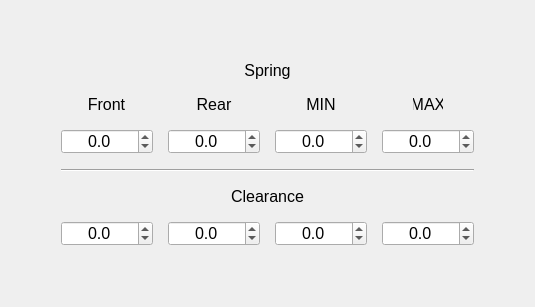
     <widget class="QWidget" name="tab_spring">
      <attribute name="title">
       <string>Spring</string>
      </attribute>
      <layout class="QGridLayout" name="gridLayout_8">
       <item row="1" column="1">
        <layout class="QGridLayout" name="gridLayout_spring">
         <property name="leftMargin">
          <number>10</number>
         </property>
         <property name="topMargin">
          <number>10</number>
         </property>
         <property name="rightMargin">
          <number>10</number>
         </property>
         <property name="bottomMargin">
          <number>10</number>
         </property>
         <property name="spacing">
          <number>15</number>
         </property>
         <item row="1" column="3" alignment="Qt::AlignHCenter">
          <widget class="QLabel" name="label_spring_max">
           <property name="minimumSize">
            <size>
             <width>20</width>
             <height>15</height>
            </size>
           </property>
           <property name="maximumSize">
            <size>
             <width>30</width>
             <height>25</height>
            </size>
           </property>
           <property name="font">
            <font>
             <pointsize>12</pointsize>
            </font>
           </property>
           <property name="text">
            <string>MAX</string>
           </property>
           <property name="alignment">
            <set>Qt::AlignCenter</set>
           </property>
          </widget>
         </item>
         <item row="1" column="2" alignment="Qt::AlignHCenter">
          <widget class="QLabel" name="label_spring_min">
           <property name="minimumSize">
            <size>
             <width>20</width>
             <height>15</height>
            </size>
           </property>
           <property name="maximumSize">
            <size>
             <width>30</width>
             <height>25</height>
            </size>
           </property>
           <property name="font">
            <font>
             <pointsize>12</pointsize>
            </font>
           </property>
           <property name="text">
            <string>MIN</string>
           </property>
           <property name="alignment">
            <set>Qt::AlignCenter</set>
           </property>
          </widget>
         </item>
         <item row="3" column="0" colspan="4">
          <widget class="Line" name="line_spring_1">
           <property name="orientation">
            <enum>Qt::Horizontal</enum>
           </property>
          </widget>
         </item>
         <item row="0" column="0" colspan="4">
          <widget class="QLabel" name="label_spring_spring">
           <property name="minimumSize">
            <size>
             <width>50</width>
             <height>15</height>
            </size>
           </property>
           <property name="maximumSize">
            <size>
             <width>16777215</width>
             <height>25</height>
            </size>
           </property>
           <property name="font">
            <font>
             <pointsize>12</pointsize>
            </font>
           </property>
           <property name="text">
            <string>Spring</string>
           </property>
           <property name="alignment">
            <set>Qt::AlignCenter</set>
           </property>
          </widget>
         </item>
         <item row="1" column="1" alignment="Qt::AlignHCenter">
          <widget class="QLabel" name="label_spring_rear">
           <property name="sizePolicy">
            <sizepolicy hsizetype="Preferred" vsizetype="Preferred">
             <horstretch>0</horstretch>
             <verstretch>0</verstretch>
            </sizepolicy>
           </property>
           <property name="minimumSize">
            <size>
             <width>30</width>
             <height>10</height>
            </size>
           </property>
           <property name="maximumSize">
            <size>
             <width>50</width>
             <height>25</height>
            </size>
           </property>
           <property name="font">
            <font>
             <pointsize>12</pointsize>
            </font>
           </property>
           <property name="text">
            <string>Rear</string>
           </property>
           <property name="alignment">
            <set>Qt::AlignCenter</set>
           </property>
          </widget>
         </item>
         <item row="4" column="0" colspan="4">
          <widget class="QLabel" name="label_spring_clearance">
           <property name="sizePolicy">
            <sizepolicy hsizetype="Preferred" vsizetype="Preferred">
             <horstretch>0</horstretch>
             <verstretch>0</verstretch>
            </sizepolicy>
           </property>
           <property name="minimumSize">
            <size>
             <width>50</width>
             <height>15</height>
            </size>
           </property>
           <property name="maximumSize">
            <size>
             <width>16777215</width>
             <height>25</height>
            </size>
           </property>
           <property name="font">
            <font>
             <pointsize>12</pointsize>
            </font>
           </property>
           <property name="text">
            <string>Clearance</string>
           </property>
           <property name="alignment">
            <set>Qt::AlignCenter</set>
           </property>
          </widget>
         </item>
         <item row="1" column="0" alignment="Qt::AlignHCenter">
          <widget class="QLabel" name="label_spring_front">
           <property name="sizePolicy">
            <sizepolicy hsizetype="Preferred" vsizetype="Preferred">
             <horstretch>0</horstretch>
             <verstretch>0</verstretch>
            </sizepolicy>
           </property>
           <property name="minimumSize">
            <size>
             <width>30</width>
             <height>10</height>
            </size>
           </property>
           <property name="maximumSize">
            <size>
             <width>50</width>
             <height>25</height>
            </size>
           </property>
           <property name="font">
            <font>
             <pointsize>12</pointsize>
            </font>
           </property>
           <property name="text">
            <string>Front</string>
           </property>
           <property name="alignment">
            <set>Qt::AlignCenter</set>
           </property>
          </widget>
         </item>
         <item row="2" column="0">
          <widget class="QDoubleSpinBox" name="doubleSpinBox_spring_front">
           <property name="sizePolicy">
            <sizepolicy hsizetype="Preferred" vsizetype="Preferred">
             <horstretch>0</horstretch>
             <verstretch>0</verstretch>
            </sizepolicy>
           </property>
           <property name="minimumSize">
            <size>
             <width>70</width>
             <height>15</height>
            </size>
           </property>
           <property name="maximumSize">
            <size>
             <width>16777215</width>
             <height>25</height>
            </size>
           </property>
           <property name="font">
            <font>
             <pointsize>12</pointsize>
            </font>
           </property>
           <property name="alignment">
            <set>Qt::AlignCenter</set>
           </property>
           <property name="decimals">
            <number>1</number>
           </property>
           <property name="minimum">
            <double>-10000.000000000000000</double>
           </property>
           <property name="maximum">
            <double>10000.000000000000000</double>
           </property>
          </widget>
         </item>
         <item row="2" column="1">
          <widget class="QDoubleSpinBox" name="doubleSpinBox_spring_rear">
           <property name="sizePolicy">
            <sizepolicy hsizetype="Preferred" vsizetype="Preferred">
             <horstretch>0</horstretch>
             <verstretch>0</verstretch>
            </sizepolicy>
           </property>
           <property name="minimumSize">
            <size>
             <width>70</width>
             <height>15</height>
            </size>
           </property>
           <property name="maximumSize">
            <size>
             <width>16777215</width>
             <height>25</height>
            </size>
           </property>
           <property name="font">
            <font>
             <pointsize>12</pointsize>
            </font>
           </property>
           <property name="alignment">
            <set>Qt::AlignCenter</set>
           </property>
           <property name="decimals">
            <number>1</number>
           </property>
           <property name="minimum">
            <double>-10000.000000000000000</double>
           </property>
           <property name="maximum">
            <double>10000.000000000000000</double>
           </property>
          </widget>
         </item>
         <item row="2" column="2">
          <widget class="QDoubleSpinBox" name="doubleSpinBox_sping_min">
           <property name="sizePolicy">
            <sizepolicy hsizetype="Preferred" vsizetype="Preferred">
             <horstretch>0</horstretch>
             <verstretch>0</verstretch>
            </sizepolicy>
           </property>
           <property name="minimumSize">
            <size>
             <width>70</width>
             <height>15</height>
            </size>
           </property>
           <property name="maximumSize">
            <size>
             <width>16777215</width>
             <height>25</height>
            </size>
           </property>
           <property name="font">
            <font>
             <pointsize>12</pointsize>
            </font>
           </property>
           <property name="alignment">
            <set>Qt::AlignCenter</set>
           </property>
           <property name="decimals">
            <number>1</number>
           </property>
           <property name="minimum">
            <double>-10000.000000000000000</double>
           </property>
           <property name="maximum">
            <double>10000.000000000000000</double>
           </property>
          </widget>
         </item>
         <item row="2" column="3">
          <widget class="QDoubleSpinBox" name="doubleSpinBox_spring_max">
           <property name="sizePolicy">
            <sizepolicy hsizetype="Preferred" vsizetype="Preferred">
             <horstretch>0</horstretch>
             <verstretch>0</verstretch>
            </sizepolicy>
           </property>
           <property name="minimumSize">
            <size>
             <width>70</width>
             <height>15</height>
            </size>
           </property>
           <property name="maximumSize">
            <size>
             <width>16777215</width>
             <height>25</height>
            </size>
           </property>
           <property name="font">
            <font>
             <pointsize>12</pointsize>
            </font>
           </property>
           <property name="alignment">
            <set>Qt::AlignCenter</set>
           </property>
           <property name="decimals">
            <number>1</number>
           </property>
           <property name="minimum">
            <double>-10000.000000000000000</double>
           </property>
           <property name="maximum">
            <double>10000.000000000000000</double>
           </property>
          </widget>
         </item>
         <item row="5" column="0">
          <widget class="QDoubleSpinBox" name="doubleSpinBox_clearance_front">
           <property name="sizePolicy">
            <sizepolicy hsizetype="Preferred" vsizetype="Preferred">
             <horstretch>0</horstretch>
             <verstretch>0</verstretch>
            </sizepolicy>
           </property>
           <property name="minimumSize">
            <size>
             <width>70</width>
             <height>15</height>
            </size>
           </property>
           <property name="maximumSize">
            <size>
             <width>16777215</width>
             <height>25</height>
            </size>
           </property>
           <property name="font">
            <font>
             <pointsize>12</pointsize>
            </font>
           </property>
           <property name="alignment">
            <set>Qt::AlignCenter</set>
           </property>
           <property name="decimals">
            <number>1</number>
           </property>
           <property name="minimum">
            <double>-10000.000000000000000</double>
           </property>
           <property name="maximum">
            <double>10000.000000000000000</double>
           </property>
          </widget>
         </item>
         <item row="5" column="1">
          <widget class="QDoubleSpinBox" name="doubleSpinBox_clearance_rear">
           <property name="sizePolicy">
            <sizepolicy hsizetype="Preferred" vsizetype="Preferred">
             <horstretch>0</horstretch>
             <verstretch>0</verstretch>
            </sizepolicy>
           </property>
           <property name="minimumSize">
            <size>
             <width>70</width>
             <height>15</height>
            </size>
           </property>
           <property name="maximumSize">
            <size>
             <width>16777215</width>
             <height>25</height>
            </size>
           </property>
           <property name="font">
            <font>
             <pointsize>12</pointsize>
            </font>
           </property>
           <property name="alignment">
            <set>Qt::AlignCenter</set>
           </property>
           <property name="decimals">
            <number>1</number>
           </property>
           <property name="minimum">
            <double>-10000.000000000000000</double>
           </property>
           <property name="maximum">
            <double>10000.000000000000000</double>
           </property>
          </widget>
         </item>
         <item row="5" column="2">
          <widget class="QDoubleSpinBox" name="doubleSpinBox_clearance_min">
           <property name="sizePolicy">
            <sizepolicy hsizetype="Preferred" vsizetype="Preferred">
             <horstretch>0</horstretch>
             <verstretch>0</verstretch>
            </sizepolicy>
           </property>
           <property name="minimumSize">
            <size>
             <width>70</width>
             <height>15</height>
            </size>
           </property>
           <property name="maximumSize">
            <size>
             <width>16777215</width>
             <height>25</height>
            </size>
           </property>
           <property name="font">
            <font>
             <pointsize>12</pointsize>
            </font>
           </property>
           <property name="alignment">
            <set>Qt::AlignCenter</set>
           </property>
           <property name="decimals">
            <number>1</number>
           </property>
           <property name="minimum">
            <double>-10000.000000000000000</double>
           </property>
           <property name="maximum">
            <double>10000.000000000000000</double>
           </property>
          </widget>
         </item>
         <item row="5" column="3">
          <widget class="QDoubleSpinBox" name="doubleSpinBox_clearance_max">
           <property name="sizePolicy">
            <sizepolicy hsizetype="Preferred" vsizetype="Preferred">
             <horstretch>0</horstretch>
             <verstretch>0</verstretch>
            </sizepolicy>
           </property>
           <property name="minimumSize">
            <size>
             <width>70</width>
             <height>15</height>
            </size>
           </property>
           <property name="maximumSize">
            <size>
             <width>16777215</width>
             <height>25</height>
            </size>
           </property>
           <property name="font">
            <font>
             <pointsize>12</pointsize>
            </font>
           </property>
           <property name="alignment">
            <set>Qt::AlignCenter</set>
           </property>
           <property name="decimals">
            <number>1</number>
           </property>
           <property name="minimum">
            <double>-10000.000000000000000</double>
           </property>
           <property name="maximum">
            <double>10000.000000000000000</double>
           </property>
          </widget>
         </item>
        </layout>
       </item>
       <item row="0" column="1">
        <spacer name="verticalSpacer_spring_u">
         <property name="orientation">
          <enum>Qt::Vertical</enum>
         </property>
         <property name="sizeType">
          <enum>QSizePolicy::Preferred</enum>
         </property>
         <property name="sizeHint" stdset="0">
          <size>
           <width>20</width>
           <height>40</height>
          </size>
         </property>
        </spacer>
       </item>
       <item row="1" column="0">
        <spacer name="horizontalSpacer_spring_l">
         <property name="orientation">
          <enum>Qt::Horizontal</enum>
         </property>
         <property name="sizeType">
          <enum>QSizePolicy::Preferred</enum>
         </property>
         <property name="sizeHint" stdset="0">
          <size>
           <width>40</width>
           <height>20</height>
          </size>
         </property>
        </spacer>
       </item>
       <item row="1" column="2">
        <spacer name="horizontalSpacer_spring_r">
         <property name="orientation">
          <enum>Qt::Horizontal</enum>
         </property>
         <property name="sizeType">
          <enum>QSizePolicy::Preferred</enum>
         </property>
         <property name="sizeHint" stdset="0">
          <size>
           <width>40</width>
           <height>20</height>
          </size>
         </property>
        </spacer>
       </item>
       <item row="2" column="1">
        <spacer name="verticalSpacer_spring_d">
         <property name="orientation">
          <enum>Qt::Vertical</enum>
         </property>
         <property name="sizeType">
          <enum>QSizePolicy::Preferred</enum>
         </property>
         <property name="sizeHint" stdset="0">
          <size>
           <width>20</width>
           <height>40</height>
          </size>
         </property>
        </spacer>
       </item>
      </layout>
     </widget>
